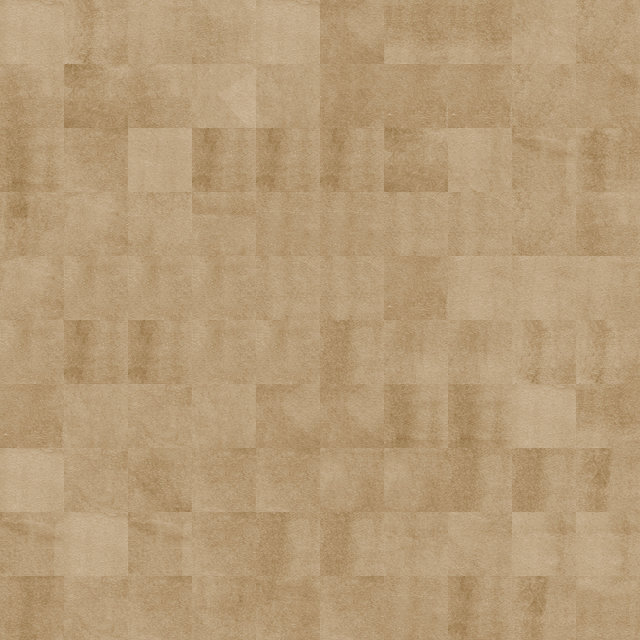

A 2D game scene composited from a Tiled map and its tileset images. What follows is a short description and the map's XML, with each tile layer's data collapsed to a summary:
An orthogonal 10x10 tile map with 64x64 px tiles, 1 tile layer (Tile Layer 1).

<map version="1.0" orientation="orthogonal" width="10" height="10" tilewidth="64" tileheight="64">
 <tileset firstgid="1" name="background" tilewidth="64" tileheight="64">
  <image source="background.jpg" width="600" height="450" />
 </tileset>
 <layer name="Tile Layer 1" width="10" height="10">
  <data>[100 cells, 100 non-empty, 43 distinct tile ids]</data>
 </layer>
</map>